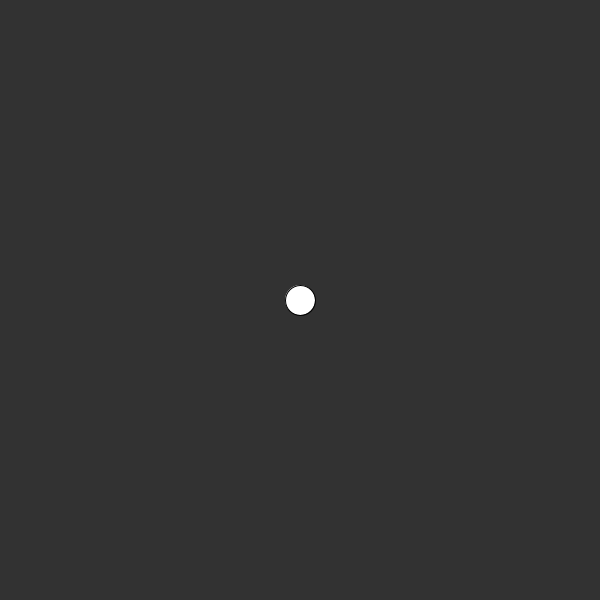
Frame 1 (no input)
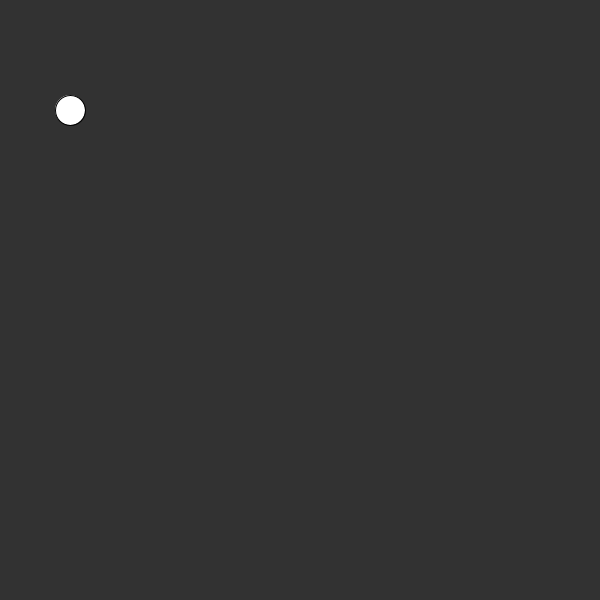
Frame 60 (the mouse pressed at the canvas centre just before this capture)
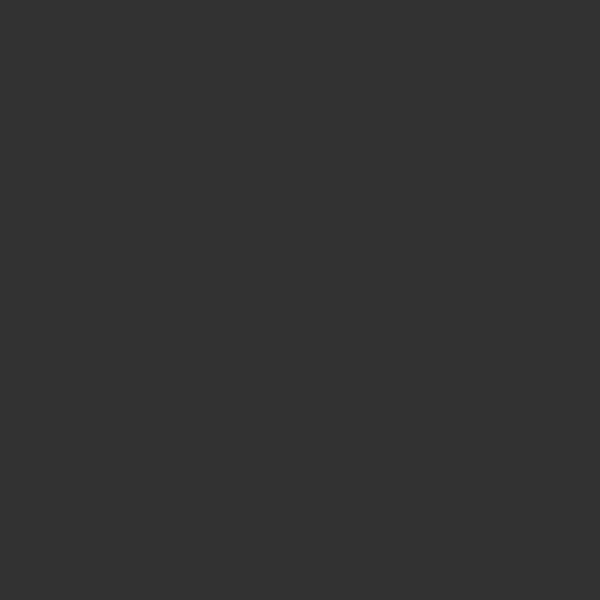
Frame 120 (the mouse held since frame 60 and released just before this capture)

The Processing sketch that drew these frames (run headless with seeded random() and noise(); from frame 60 on, the mouse is pressed at the canvas centre):

// Processing sketch: sketch_2
// ── sketch_2.pde
// in this sketch there is currently a 50% chance that 
// the drawn ellipse will move 10 pixels to the right 
// every frame, and a 50% chance that it will move to 
// 10 pixels to the left. 

// change the sketch so there is a 25% chance that it will 
// move left, 25% chance that it will move right, 25% chance 
// up, and 25% chance down.

float xPos;
float yPos;

void setup() {
  size(600, 600);
  xPos = width/2;
  yPos = height/2;
  frameRate(10);
}

void draw() {
  background(50);
  ellipse(xPos, yPos, 30, 30);

  float r = random(4);
  float ry = random(4);

  if (int(r) == 0) {
    xPos += 10;

  } else {
    xPos -= 10;
   
  }
  
   if (int(ry) == 0) {
    yPos += 10;

  } else {
    yPos -= 10;
   
  }
  
} 
